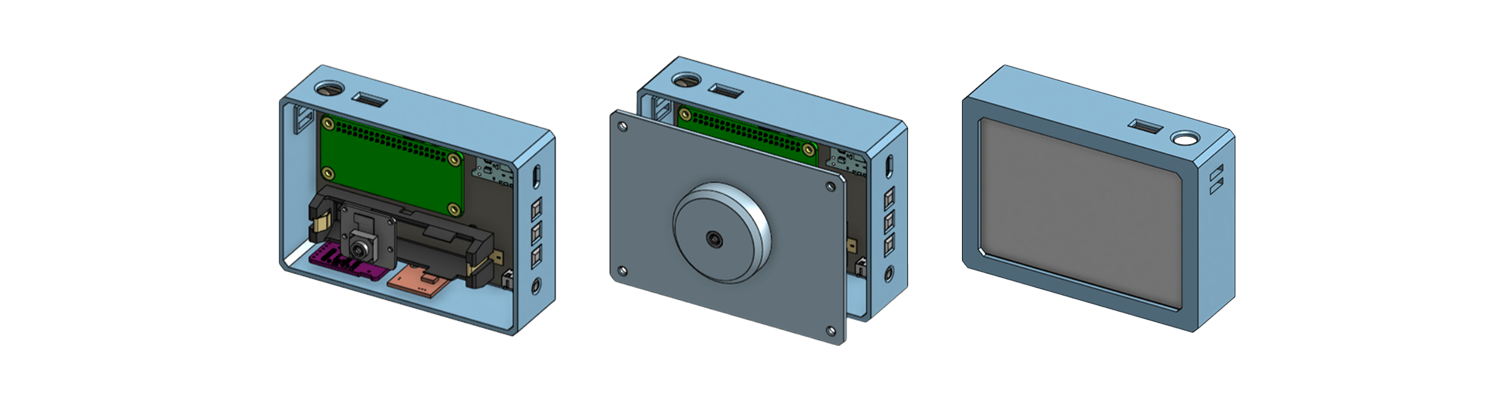
#> input picture assets/hero-img.png, 1506 x 398 px
$ python dither.py ../assets/hero-img.png ../assets/enclosure.png
#> lines starting #> are read from the running program, lines starting #| are printed output that depends on the picture
"""
turns any photo into something e-paper can show

the display only has 6 colors at 600x400,
so we crop the photo to fit, then use floyd-steinberg dithering to fake the
in between colors

preview on pc: python dither.py photo.jpg preview.png
"""
import sys
from PIL import Image, ImageOps

WIDTH, HEIGHT = 600, 400

PALETTE = [
    (0, 0, 0),        # black
    (255, 255, 255),  # white
    (0, 255, 0),      # green
    (0, 0, 255),      # blue
    (255, 0, 0),      # red
    (255, 255, 0),    # yellow
]


def _palette_image():
    pal = Image.new("P", (1, 1))
    flat = [c for rgb in PALETTE for c in rgb]
    flat += [0] * (768 - len(flat))
    pal.putpalette(flat)
    return pal


def prepare(img):
    img = ImageOps.exif_transpose(img).convert("RGB")
#> img is the input picture: PIL image 1506x398 RGB; mean R, G, B 206.5, 213.4, 215
    img = ImageOps.fit(img, (WIDTH, HEIGHT), Image.LANCZOS)
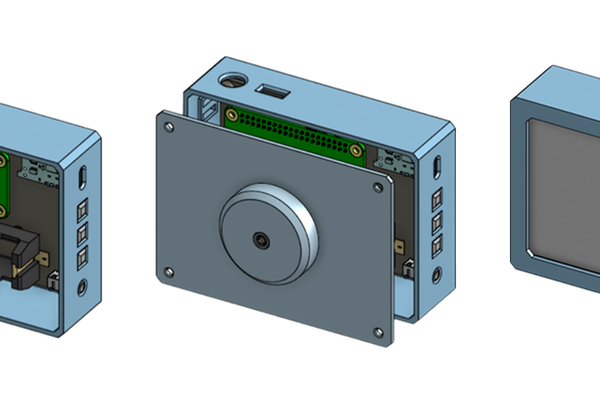
#> img: PIL image 600x400 RGB; mean R, G, B 184.6, 194.4, 198.2
    img = img.quantize(palette=_palette_image(), dither=Image.FLOYDSTEINBERG)
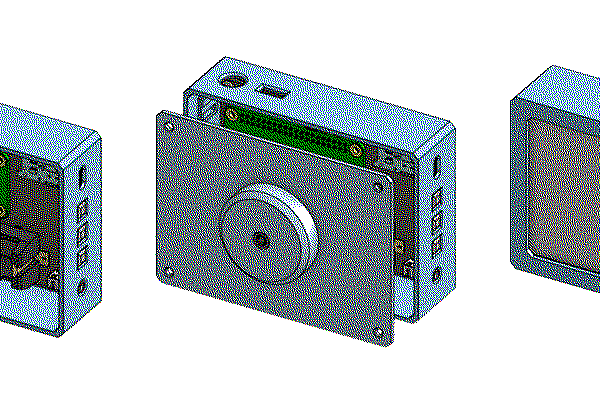
#> img: PIL image 600x400 P; mean R, G, B 184.7, 194.3, 198.1
    return img.convert("RGB")


if __name__ == "__main__":
    if len(sys.argv) != 3:
        sys.exit("usage: python dither.py input.jpg output.png")
    prepare(Image.open(sys.argv[1])).save(sys.argv[2])
    print("saved", sys.argv[2])

$ run again, on assets/enclosure_Aug24.png
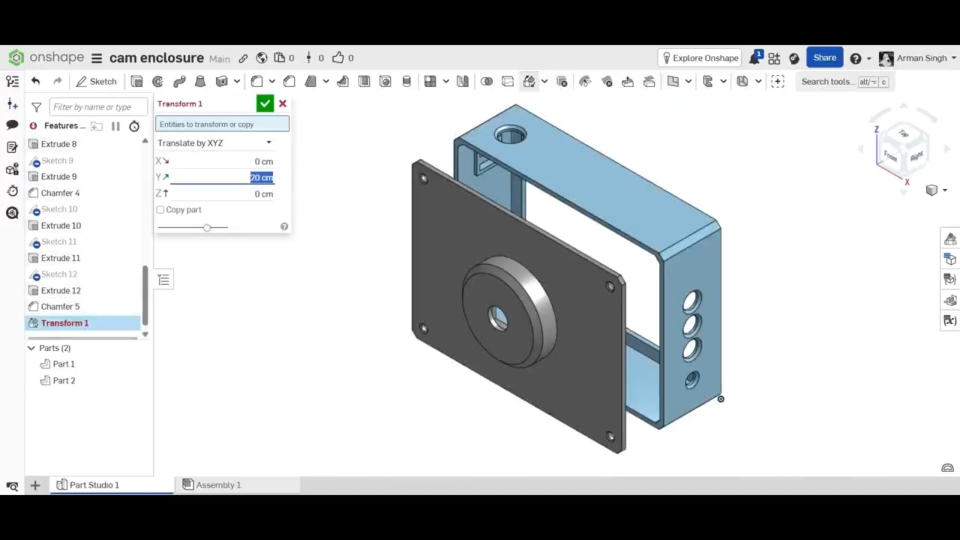
#> input picture assets/enclosure_Aug24.png, 1920 x 1080 px (shown at 1/2 size)
#> in prepare, img is the input picture: PIL image 1920x1080 RGB; mean R, G, B 185.8, 188.4, 189.9
#> in prepare, `img = ImageOps.fit(img, (WIDTH, HEIGHT), Image.LANCZOS)`:
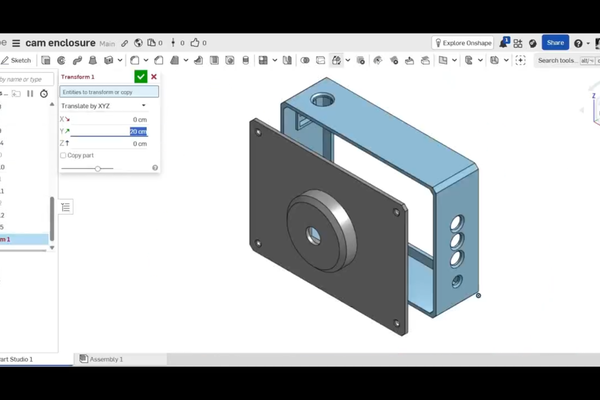
#> img: PIL image 600x400 RGB; mean R, G, B 182.8, 185.9, 187.6
#> in prepare, `img = img.quantize(palette=_palette_image(), dither=Image.FLOYDSTEINBE..`:
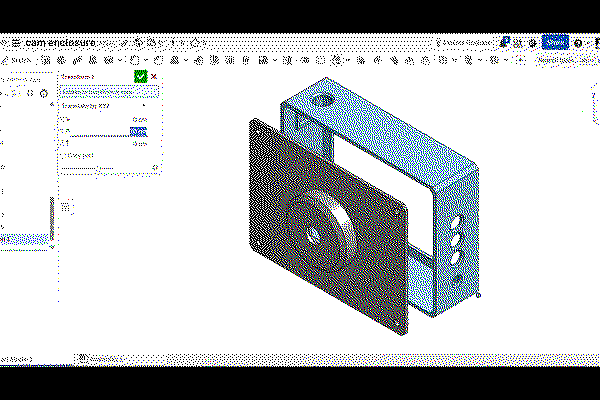
#> img: PIL image 600x400 P; mean R, G, B 183, 185.9, 187.7

$ run again, on assets/wiring.png
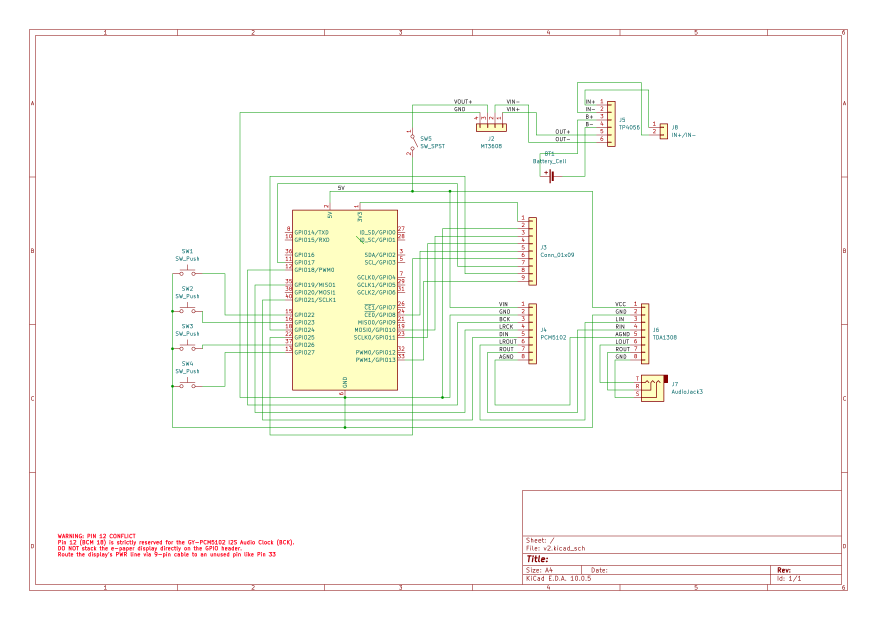
#> input picture assets/wiring.png, 3508 x 2480 px (shown at 1/4 size)
#> in prepare, `img = ImageOps.fit(img, (WIDTH, HEIGHT), Image.LANCZOS)`:
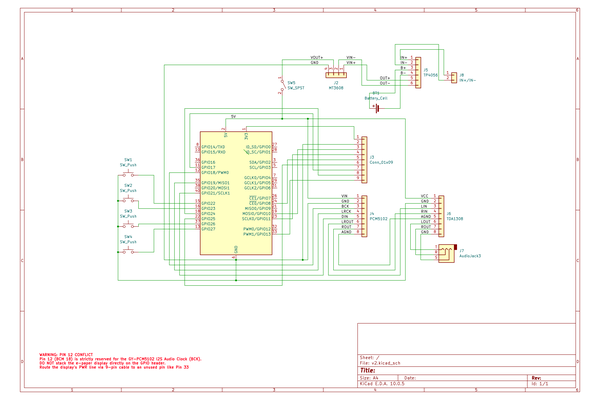
#> img: PIL image 600x400 RGB; mean R, G, B 249.7, 249.1, 245.3
#> in prepare, `img = img.quantize(palette=_palette_image(), dither=Image.FLOYDSTEINBE..`:
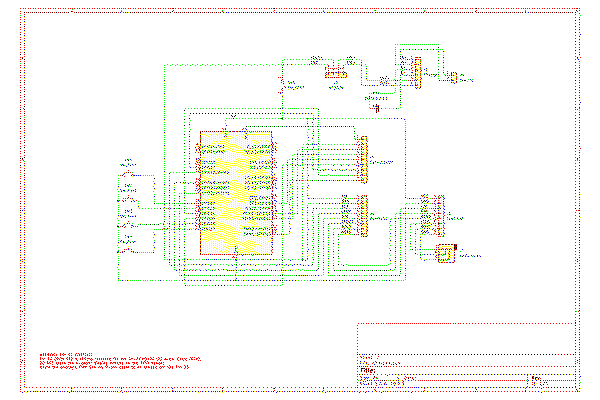
#> img: PIL image 600x400 P; mean R, G, B 249.9, 249.3, 245.3
